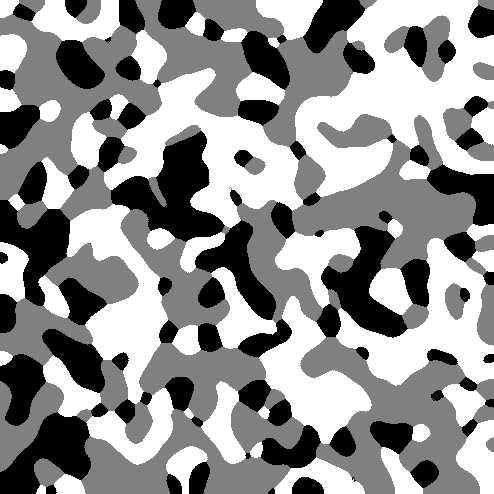
#> input picture week1/week1_data/fuel_cells/fuel_cell_1.tif, 494 x 494 px, found by its file name; the run also reads 1 picture not shown here
$ python 1_2_Computing_length_of_segmentation.py
#> lines starting #> are read from the running program, lines starting #| are printed output that depends on the picture
import numpy as np
import matplotlib.pyplot as plt
import skimage.io

# =============================================================================
# EXERCISE 1.1.2: Computing Length of Segmentation Boundary
#
# CONCEPT:
# A segmentation image S(x,y) assigns a label (integer) to each pixel.
# The "boundary" is where two neighboring pixels have different labels.
# We use 4-connectivity: each pixel has 4 neighbors (up, down, left, right).
#
# Boundary length L(S) counts all pairs of adjacent pixels with
# different labels. Each pair is counted exactly once.
#
# Example (3x3 image with 2 labels):
#
#     1 1 2        Horizontal boundaries (|):  1 1|2    → 1
#     1 2 2                                    1|2 2    → 1
#     1 1 1                                    1 1 1    → 0
#                                                   total: 2
#
#                  Vertical boundaries (—):    1 1 2
#                                              — —
#                                              1 2 2    → 1 (middle column)
#                                              —
#                                              1 1 1    → 1 (middle column)
#                                                   total: 2
#
#     Total boundary length = 2 + 2 = 4
# =============================================================================


# =============================================================================
# HELPER FUNCTION: Boundary length (vectorized)
# =============================================================================

def boundary_length(S):
    """
    Compute the length of the segmentation boundary using
    4-connectivity. The length equals the number of adjacent
    pixel pairs that have different labels.

    Uses numpy vectorization (no loops) for efficiency.

    Parameters
    ----------
    S : ndarray (2D)
        Segmentation image where each pixel has an integer label.

    Returns
    -------
    length : int
        Total boundary length (number of label transitions).
    """
    # --- Vertical edges (compare each row with the row below it) ---
    #
    # S[:-1, :] = all rows except the last
    # S[1:,  :] = all rows except the first
    #
    # These two arrays are the same size. Comparing element-wise
    # checks whether pixel (r, c) differs from pixel (r+1, c).
    #
    #   S[:-1, :]     S[1:, :]
    #   row 0         row 1       ← compare these
    #   row 1         row 2       ← compare these
    #   ...           ...
    #   row N-2       row N-1     ← compare these
    #
    vertical = np.sum(S[:-1, :] != S[1:, :])

    # --- Horizontal edges (compare each column with the column to its right) ---
    #
    # S[:, :-1] = all columns except the last
    # S[:, 1:]  = all columns except the first
    #
    # Checks whether pixel (r, c) differs from pixel (r, c+1).
    #
    horizontal = np.sum(S[:, :-1] != S[:, 1:])

    # Total boundary length = vertical + horizontal transitions
    return vertical + horizontal


# =============================================================================
# LOAD SEGMENTATION IMAGES
# =============================================================================

# Adjust these paths to match your folder structure
filenames = [
    "week1/week1_data/fuel_cells/fuel_cell_1.tif",
    "week1/week1_data/fuel_cells/fuel_cell_2.tif",
    "week1/week1_data/fuel_cells/fuel_cell_3.tif",
]

# Load all images into a list
images = []
for f in filenames:
    img = skimage.io.imread(f)
#> img is the input picture: shape (494, 494); min 0, max 255, mean 144.8
    images.append(img)
    print(f"Loaded {f}: shape={img.shape}, dtype={img.dtype}, "
          f"unique labels={np.unique(img)}")
#| Loaded week1/week1_data/fuel_cells/fuel_cell_1.tif: shape=(494, 494), dtype=uint8, unique labels=[  0 128 255]

print()


# =============================================================================
# TASK 1 & 2: Compute boundary length for all images (vectorized)
# =============================================================================

print("=" * 60)
print("TASK 1 & 2: Boundary Length (vectorized, no loops)")
print("=" * 60)

for i, (img, fname) in enumerate(zip(images, filenames)):
    length = boundary_length(img)
    n_labels = len(np.unique(img))

    # Also compute total pixels and boundary as percentage
    total_pixels = img.shape[0] * img.shape[1]
    boundary_pct = 100 * length / total_pixels

    print(f"  Image {i+1} ({fname.split('/')[-1]}):")
    print(f"    Number of labels : {n_labels}")
    print(f"    Boundary length  : {length}")
    print(f"    Image size       : {img.shape[0]} × {img.shape[1]} "
          f"= {total_pixels} pixels")
    print(f"    Boundary / total : {boundary_pct:.2f}%")
    print()
#> this loop made 3 passes
#> (vertical in boundary_length, horizontal in boundary_length, length, boundary_pct) on passes 1 to 3: (8113, 8215, 16328, 6.69), (5277, 5524, 10801, 4.43), (3981, 4103, 8084, 3.31)
#> (printed output is left out)


# =============================================================================
# VISUALIZE the segmentation images and their boundaries
# =============================================================================

fig, axes = plt.subplots(1, len(images), figsize=(5 * len(images), 5))

# Handle case where there's only one image (axes wouldn't be a list)
if len(images) == 1:
    axes = [axes]

for i, (img, fname) in enumerate(zip(images, filenames)):
    axes[i].imshow(img, cmap="gray")
    axes[i].set_title(
        f"{fname.split('/')[-1]}\nL = {boundary_length(img)}"
    )
    axes[i].axis("off")
#> this loop made 3 passes
#> (vertical in boundary_length, horizontal in boundary_length) on passes 1 to 3: (8113, 8215), (5277, 5524), (3981, 4103)

plt.suptitle("Segmentation Images and Boundary Lengths", fontsize=14)
plt.tight_layout()
plt.show()
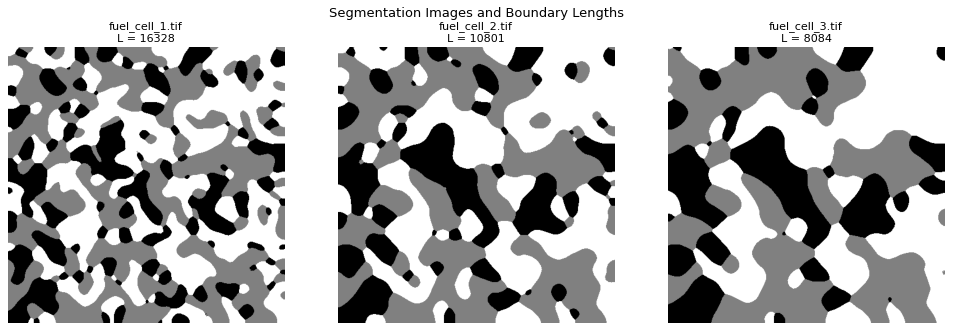
#> figure drawn by matplotlib, 3 panels


# =============================================================================
# BONUS: Visualize where the boundaries actually are
#
# We can create a boundary image by marking pixels that have at
# least one neighbor with a different label.
# =============================================================================

def boundary_image(S):
    """
    Create a binary image showing boundary pixels.
    A pixel is on the boundary if any of its 4-neighbors has a
    different label.

    Parameters
    ----------
    S : ndarray (2D)
        Segmentation image.

    Returns
    -------
    boundary : ndarray (2D, bool)
        True where pixel is on a boundary.
    """
    # Start with all False (no boundary)
    boundary = np.zeros_like(S, dtype=bool)

    # Check each of the 4 directions and mark boundaries
    # Down:  compare row r with row r+1
    boundary[:-1, :] |= (S[:-1, :] != S[1:, :])
    # Up:    the same comparison, but mark the bottom pixel too
    boundary[1:, :]  |= (S[:-1, :] != S[1:, :])
    # Right: compare col c with col c+1
    boundary[:, :-1] |= (S[:, :-1] != S[:, 1:])
    # Left:  same comparison, mark the right pixel too
    boundary[:, 1:]  |= (S[:, :-1] != S[:, 1:])

    return boundary


fig, axes = plt.subplots(2, len(images), figsize=(5 * len(images), 10))

for i, (img, fname) in enumerate(zip(images, filenames)):
    # Top row: original segmentation
    axes[0, i].imshow(img, cmap="gray")
    axes[0, i].set_title(f"{fname.split('/')[-1]}")
    axes[0, i].axis("off")

    # Bottom row: boundary pixels highlighted
    bnd = boundary_image(img)
    axes[1, i].imshow(img, cmap="gray")
    # Overlay boundary in red using a masked array
    overlay = np.zeros((*img.shape, 4))  # RGBA
    overlay[bnd] = [1, 0, 0, 0.6]       # red, semi-transparent
    axes[1, i].imshow(overlay)
    axes[1, i].set_title(f"Boundaries (L = {boundary_length(img)})")
    axes[1, i].axis("off")
#> this loop made 3 passes
#> pass 1, `bnd = boundary_image(img)`:
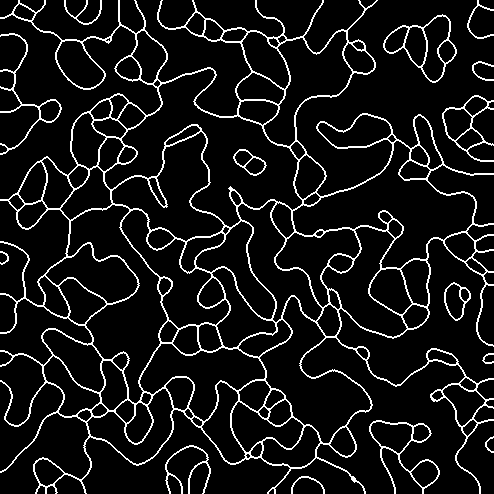
#> bnd: shape (494, 494) bool; 9% white in thin lines or dots
#> pass 2, `bnd = boundary_image(img)`:
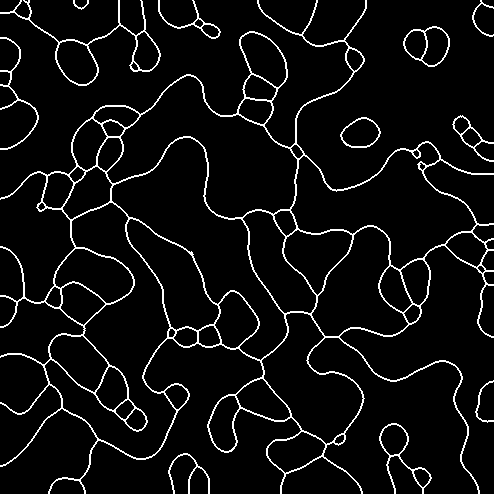
#> bnd: shape (494, 494) bool; 5.9% white in thin lines or dots
#> pass 3, `bnd = boundary_image(img)`:
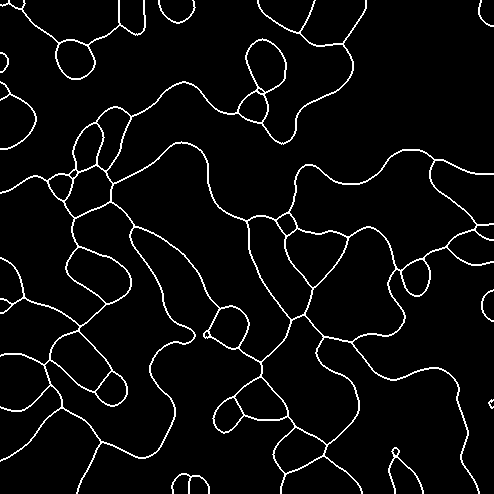
#> bnd: shape (494, 494) bool; 4.4% white in thin lines or dots
#> after the loop:
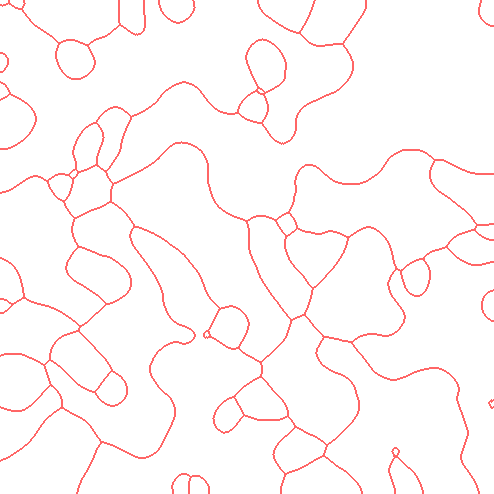
#> overlay: shape (494, 494, 4) float64; mean of channels 0, 1, 2, 3 0.0441, 0, 0, 0.0264; transparent parts drawn white

plt.suptitle("Segmentations with Boundary Overlay", fontsize=14)
plt.tight_layout()
plt.show()
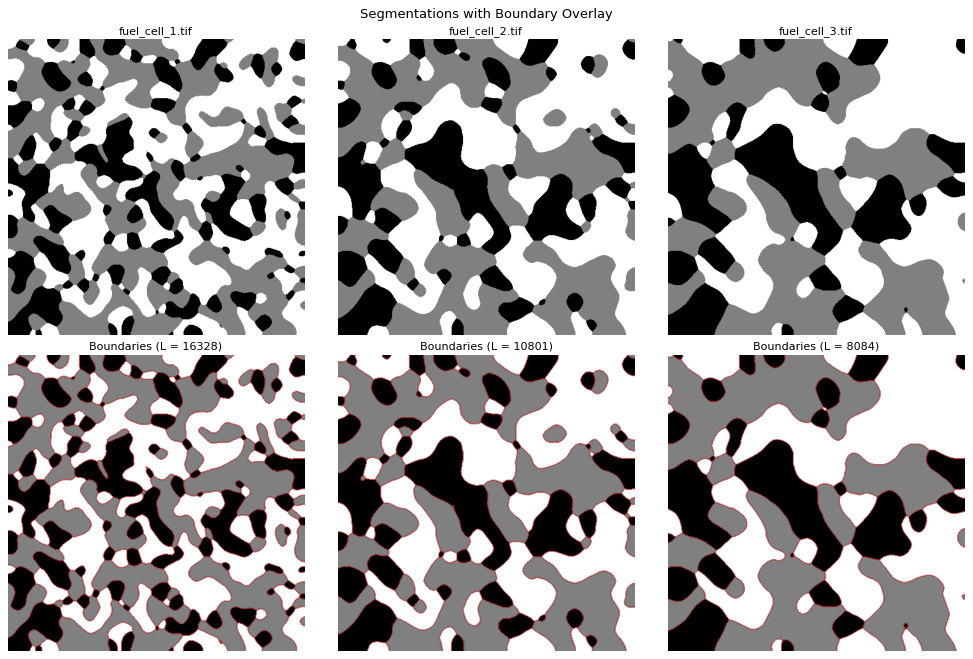
#> figure drawn by matplotlib, 6 panels


# =============================================================================
# UNDERSTANDING CHECK: Compare vectorized vs. naive loop approach
#
# This section exists purely to demonstrate that the vectorized
# version gives the same result as the obvious (but slow) loop.
# You would never use the loop version in practice.
# =============================================================================

def boundary_length_loop(S):
    """
    Compute boundary length using explicit loops.
    Slow but easy to understand — useful for verification only.
    """
    rows, cols = S.shape
    length = 0

    for r in range(rows):
        for c in range(cols):
            # Check neighbor below (avoid going out of bounds)
            if r + 1 < rows and S[r, c] != S[r + 1, c]:
                length += 1
            # Check neighbor to the right
            if c + 1 < cols and S[r, c] != S[r, c + 1]:
                length += 1

    return length


print("=" * 60)
print("VERIFICATION: Vectorized vs. Loop Implementation")
print("=" * 60)

for i, img in enumerate(images):
    l_vec = boundary_length(img)
    l_loop = boundary_length_loop(img)
    match = "✓" if l_vec == l_loop else "✗ MISMATCH"
    print(f"  Image {i+1}: vectorized={l_vec}, loop={l_loop}  {match}")
#> this loop made 3 passes
#> (vertical in boundary_length, horizontal in boundary_length, l_vec, l_loop) on passes 1 to 3: (8113, 8215, 16328, 16328), (5277, 5524, 10801, 10801), (3981, 4103, 8084, 8084)
#|   Image 1: vectorized=16328, loop=16328  ✓
#|   Image 2: vectorized=10801, loop=10801  ✓
#|   Image 3: vectorized=8084, loop=8084  ✓

print()
print("Exercise 1.1.2 complete!")


# =============================================================================
# QUIZ: Boundary length of fuel_cell_2.tif
#
# We simply call our boundary_length() function on the image
# and match the result to one of the given options.
# =============================================================================

print("=" * 60)
print("QUIZ: Boundary Length of fuel_cell_2.tif")
print("=" * 60)

# Load the specific image
im_quiz = skimage.io.imread("week1/week1_data/fuel_cells/fuel_cell_2.tif")

# Print image info for sanity check
print(f"Image shape : {im_quiz.shape}")
#| Image shape : (494, 494)
print(f"Image dtype : {im_quiz.dtype}")
#| Image dtype : uint8
print(f"Unique labels: {np.unique(im_quiz)}")
#| Unique labels: [  0 128 255]
print(f"Num labels   : {len(np.unique(im_quiz))}")
#| Num labels   : 3

# Compute boundary length using our function
L = boundary_length(im_quiz)
#> L = 10801

print(f"\nBoundary length of fuel_cell_2.tif = {L}")
#| Boundary length of fuel_cell_2.tif = 10801
print()

# Check against the provided options
options = {
    "a": 277,
    "b": 554,
    "c": 5524,
    "d": 8084,
    "e": 10554,
    "f": 10801,
    "g": 11048,
    "h": 12328,
    "i": 16168,
    "j": 21602,
    "k": 24656,
}

for key, val in options.items():
    if val == L:
        print(f"  ✓ Answer: ({key}) {val}")
        break
else:
    # If no exact match, show closest option
    closest = min(options.items(), key=lambda kv: abs(kv[1] - L))
    print(f"  No exact match. Closest: ({closest[0]}) {closest[1]}")
    print(f"  Difference: {abs(closest[1] - L)}")
